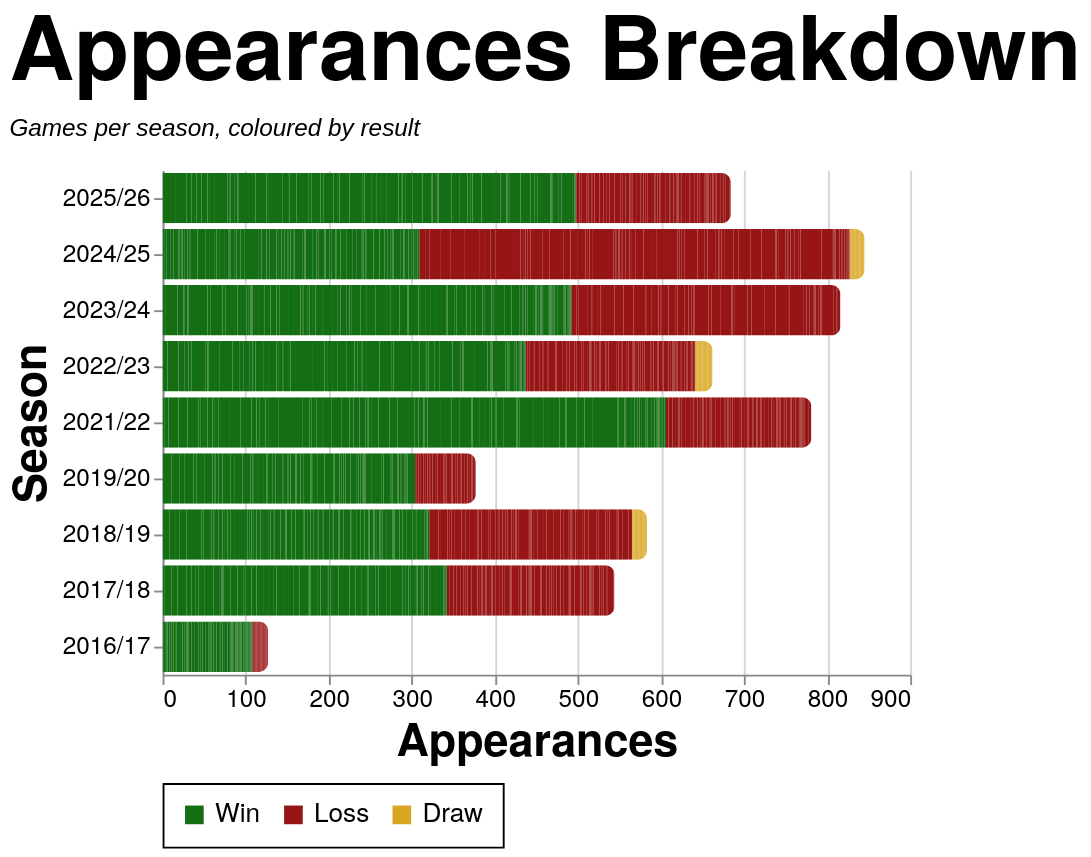

Here is the Vega-Lite specification saved for this chart:
### Vega-Lite specification from a JSON file in a GitHub repository (floating-point values rounded to 4 significant figures; data arrays with more than 128 entries replaced by an {"elided": "..."} marker saying what was removed)
{"config": {"axis": {"labelFont": "PT Sans Narrow, Helvetica Neue, Helvetica, Arial, sans-serif", "titleFont": "PT Sans Narrow, Helvetica Neue, Helvetica, Arial, sans-serif", "labelFontSize": 13, "titleFontSize": 24, "gridColor": "#202947", "gridOpacity": 0.2, "zindex": 1}, "text": {"font": "Lato, sans-serif"}, "bar": {"cornerRadiusEnd": 5}, "header": {"labelFont": "PT Sans Narrow, Helvetica Neue, Helvetica, Arial, sans-serif", "titleFont": "PT Sans Narrow, Helvetica Neue, Helvetica, Arial, sans-serif", "labelFontSize": 24, "titleFontSize": 28, "labelFontWeight": "bold", "orient": "left"}, "legend": {"labelFont": "PT Sans Narrow, Helvetica Neue, Helvetica, Arial, sans-serif", "titleFont": "PT Sans Narrow, Helvetica Neue, Helvetica, Arial, sans-serif", "labelFontSize": 14, "titleFontSize": 16, "titlePadding": 5, "fillColor": "white", "strokeColor": "black", "padding": 10, "titleFontWeight": "lighter", "titleFontStyle": "italic", "titleColor": "gray", "offset": 10}, "title": {"font": "PT Sans Narrow, Helvetica Neue, Helvetica, Arial, sans-serif", "fontSize": 48, "fontWeight": "bold", "anchor": "start", "align": "center", "titlePadding": 20, "subtitlePadding": 10, "subtitleFontSize": 13, "subtitleColor": "", "subtitleFontStyle": "italic", "offset": 15, "color": "black"}, "axisX": {"labelAngle": 0}, "facet": {"title": null, "header": null, "align": {"row": "each", "column": "each"}}, "resolve": {"scale": {"y": "independent", "facet": "independent"}}, "background": "transparent", "scale": {"offsetBandPaddingOuter": 0.2, "offsetBandPaddingInner": 0.1}, "view": {"stroke": null, "background": "transparent"}}, "data": {"name": "data-7e54472e299016014eee3a8961221e84"}, "mark": {"type": "bar"}, "encoding": {"color": {"field": "color_value", "legend": {"orient": "bottom", "title": null}, "scale": {"domain": ["Win", "Loss", "Draw"], "range": ["#146f14", "#981515", "goldenrod"]}, "sort": {"field": "sum(apps)", "op": "sum", "order": "descending"}, "type": "nominal"}, "tooltip": [{"field": "player", "title": "Player", "type": "nominal"}, {"field": "season", "title": "Season", "type": "nominal"}, {"field": "color_value", "title": "Group", "type": "nominal"}, {"aggregate": "sum", "field": "apps", "title": "Appearances", "type": "quantitative"}], "x": {"aggregate": "sum", "field": "apps", "title": "Appearances", "type": "quantitative"}, "y": {"field": "season", "sort": {"field": "season_sort", "op": "max", "order": "descending"}, "title": "Season", "type": "nominal"}}, "height": {"step": 30}, "title": {"text": "Appearances Breakdown", "subtitle": "Games per season, coloured by result"}, "width": 400, "$schema": "https://vega.github.io/schema/vega-lite/v5.20.1.json", "datasets": {"data-7e54472e299016014eee3a8961221e84": {"elided": "2502 records"}}}
